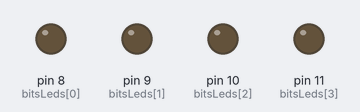
Recording of a sketch running on a simulated Arduino Uno, built with avr-gcc and run on an emulated ATmega328P. Shown: output pins drawn as LEDs (lit = HIGH).

Above: at 0.15 s.
At 0.75 s:
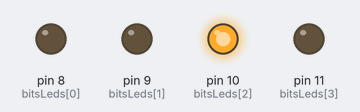
At 1.65 s:
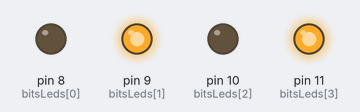
At 2.55 s:
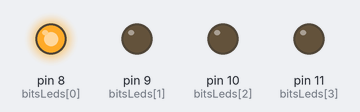
At 3.45 s:
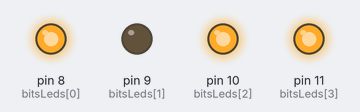
At 6.75 s:
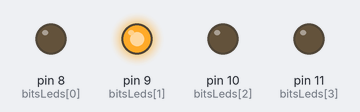
Timing chart, 0 to 7.0 s (numbered marks = the images above):
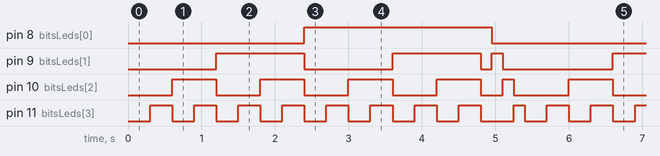

Measured:
- by itself, pin 8 (bitsLeds[0]): alternates HIGH for 2.6 s and LOW for 2.9 s
- by itself, pin 9 (bitsLeds[1]): repeats every 5.4 s: LOW 1.2 s, HIGH 1.2 s, LOW 0.15 s, HIGH 0.15 s, LOW 1.5 s, HIGH 1.2 s
- by itself, pin 10 (bitsLeds[2]): repeats every 5.4 s: 3 × (LOW 0.60 s, HIGH 0.60 s), LOW 0.30 s, HIGH 0.15 s, LOW 0.75 s, HIGH 0.60 s
- by itself, pin 11 (bitsLeds[3]): repeats every 5.4 s: 7 × (LOW 0.30 s, HIGH 0.30 s), LOW 0.45 s, HIGH 0.15 s, LOW 0.30 s, HIGH 0.30 s

The sketch:

03_bit-counter.ino
```cpp
#define BIT_COUNT 4
const unsigned int bitsLeds[BIT_COUNT] = {8, 9, 10, 11};
const unsigned long interval = 300;

void setup() {
  setupBits();
}

void loop() {

  bitCount();
  wave();

}

void setupBits() {
  for(unsigned int pin = 0; pin < BIT_COUNT; pin++){
      pinMode(bitsLeds[pin], OUTPUT);
  }
}

void bitsDigitalWrite(const unsigned int (&values)[BIT_COUNT]) {
  for(unsigned int pin = 0; pin < BIT_COUNT; pin++) {
      digitalWrite(bitsLeds[pin], values[pin]);
  }
}

void bitCount() {
  // 0
  bitsDigitalWrite({LOW, LOW, LOW, LOW});
  delay(interval);
  // 1
  bitsDigitalWrite({LOW, LOW, LOW, HIGH});
  delay(interval);
  // 2
  bitsDigitalWrite({LOW, LOW, HIGH, LOW});
  delay(interval);
  // 3
  bitsDigitalWrite({LOW, LOW, HIGH, HIGH});
  delay(interval);
  // 4
  bitsDigitalWrite({LOW, HIGH, LOW, LOW});
  delay(interval);
  // 5
  bitsDigitalWrite({LOW, HIGH, LOW, HIGH});
  delay(interval);
  // 6
  bitsDigitalWrite({LOW, HIGH, HIGH, LOW});
  delay(interval);
  // 7
  bitsDigitalWrite({LOW, HIGH, HIGH, HIGH});
  delay(interval);
  // 8
  bitsDigitalWrite({HIGH, LOW, LOW, LOW});
  delay(interval);
  // 9
  bitsDigitalWrite({HIGH, LOW, LOW, HIGH});
  delay(interval);
  // 10
  bitsDigitalWrite({HIGH, LOW, HIGH, LOW});
  delay(interval);
  // 11
  bitsDigitalWrite({HIGH, LOW, HIGH, HIGH});
  delay(interval);
  // 12
  bitsDigitalWrite({HIGH, HIGH, LOW, LOW});
  delay(interval);
  // 13
  bitsDigitalWrite({HIGH, HIGH, LOW, HIGH});
  delay(interval);
  // 14
  bitsDigitalWrite({HIGH, HIGH, HIGH, LOW});
  delay(interval);
  // 15
  bitsDigitalWrite({HIGH, HIGH, HIGH, HIGH});
  delay(interval);
}

void wave() {
  for (unsigned int i = 0; i < BIT_COUNT; i++) {
    unsigned int values[BIT_COUNT] = {LOW, LOW, LOW, LOW};
    values[i] = HIGH;  // Set the LED at position `i` to HIGH

    bitsDigitalWrite(values);
    delay(interval / 2);

  }
}
```
